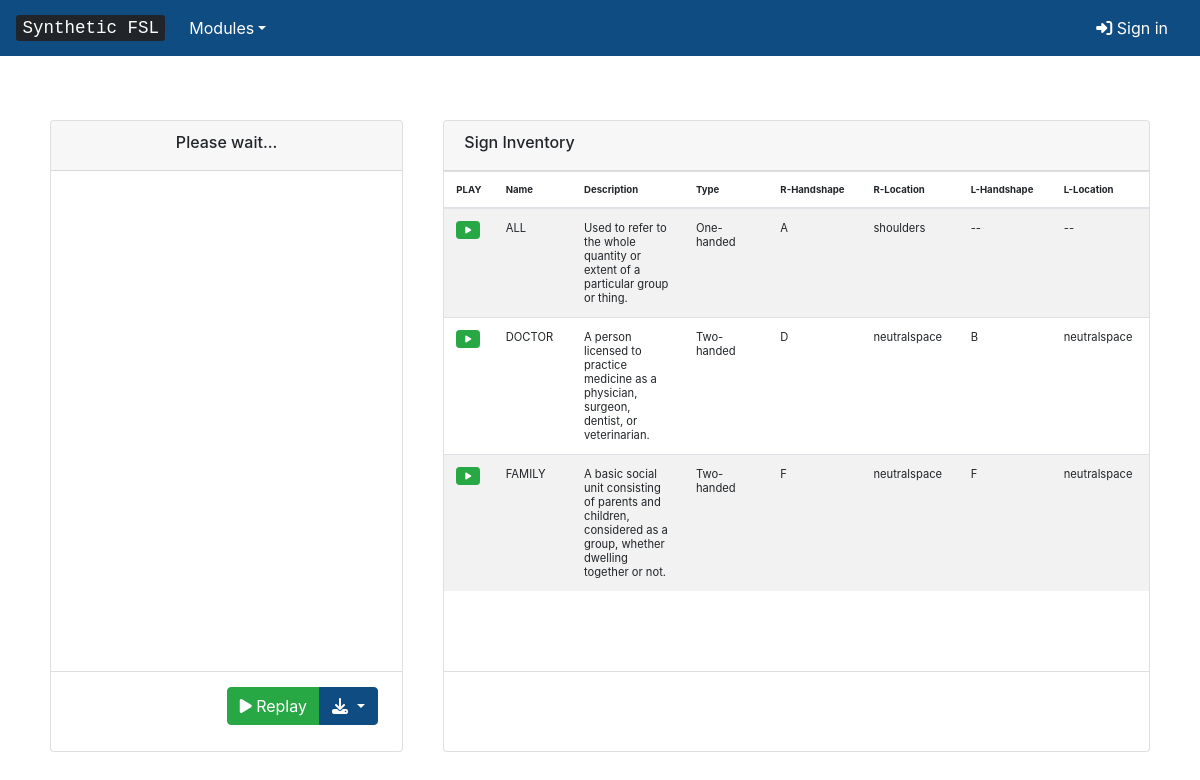
Page /signs/ on the committed database.
### inventory/models.py (models this page shows, shortened)
class Sign(models.Model):
	name = models.CharField(max_length=200, verbose_name='Name')
	description = models.TextField(verbose_name='Description')
	twoHanded = models.BooleanField(default=False)
	rightHandshape = models.ForeignKey(Handshape, verbose_name="Right Handshape", default="1", on_delete=models.CASCADE, related_name='rightHandshape_sign_set')
	rightFingerDirection = models.CharField(max_length=5, verbose_name='Right External Finger Direction', default='')
	rightPalmOrientation = models.CharField(max_length=5, verbose_name='Right Palm Orientation', default='')
	leftHandshape = models.ForeignKey(Handshape, verbose_name="Left Handshape", default="1", on_delete=models.CASCADE, related_name='leftHandshape_sign_set')
	leftFingerDirection = models.CharField(max_length=5, verbose_name='Left External Finger Direction', default='')
	leftPalmOrientation = models.CharField(max_length=5, verbose_name='Left Palm Orientation', default='')
	locationType = models.CharField(max_length=20, verbose_name='Location Type', default='')
	rightLocation = models.CharField(max_length=20, verbose_name='Right Hand Location', default='')
	rightLocationSide = models.CharField(max_length=20, verbose_name='Right Hand Location Side', default='')
	rightLocationContact = models.CharField(max_length=20, verbose_name='Right Hand Location Contact', default='')
	leftLocation = models.CharField(max_length=20, verbose_name='Left Hand Location', default='')
	leftLocationSide = models.CharField(max_length=20, verbose_name='Left Hand Location Contact', default='')
	leftLocationContact = models.CharField(max_length=20, verbose_name='Left Hand Location Side', default='')
	constellationContact = models.CharField(max_length=20, verbose_name='Constellation Contact', default='')
	constellationLocation = models.CharField(max_length=20, verbose_name='Constellation Location', default='')
	constellationLocationSide = models.CharField(max_length=20, verbose_name='Constellation Location Side', default='')
	constellationLocationContact = models.CharField(max_length=20, verbose_name='Constellation Location Contact', default='')
	rightContactType = models.CharField(max_length=20, verbose_name='Right Contact Type', default='')
	leftContactType = models.CharField(max_length=20, verbose_name='Left Contact Type', default='')
	rightContactFinger = models.CharField(max_length=5, verbose_name='Constellation Location Contact', default='')
	rightContactPart = models.CharField(max_length=20, verbose_name='Right Contact Part', default='')
	rightContactSide = models.CharField(max_length=20, verbose_name='Right Contact Side', default='')
	leftContactFinger = models.CharField(max_length=20, verbose_name='Right Contact Side', default='')
	leftContactPart = models.CharField(max_length=20, verbose_name='Right Contact Side', default='')
	leftContactSide = models.CharField(max_length=20, verbose_name='Right Contact Side', default='')
	sigml = models.TextField(default="<sigml></sigml>");
	rightMotionSequence = ListTextField(base_field=models.CharField(max_length=1000), size=10,)
	rightMotionTags = ListTextField(base_field=models.CharField(max_length=500), size=10,)
	rightTargetConfigs = ListTextField(base_field=models.CharField(max_length=500), size=10,)
	rightTargetLocs = ListTextField(base_field=models.CharField(max_length=500), size=10,)
	leftMotionSequence = ListTextField(base_field=models.CharField(max_length=1000), size=10,)
	leftMotionTags = ListTextField(base_field=models.CharField(max_length=500), size=10,)
	leftTargetConfigs = ListTextField(base_field=models.CharField(max_length=500), size=10,)
	leftTargetLocs = ListTextField(base_field=models.CharField(max_length=500), size=10,)
	nondom = models.BooleanField(default=False)
	motionType = models.CharField(max_length=20, verbose_name='Motion Type', default='split')
	symmetry = models.CharField(max_length=7, verbose_name='Symmetry', default='split')
	outofphase = models.BooleanField(default=False)
	class Meta:
		ordering = ['name']

class Handshape(models.Model):
	name = models.CharField(max_length=200, verbose_name='Name')
	description = models.TextField(verbose_name='Description')
	created_date = models.DateTimeField(default=timezone.now, verbose_name='Date')
	handshape = models.CharField(max_length=20, verbose_name='Handshape', default="None")
	thumbpos = models.CharField(max_length=20, verbose_name='Thumb Position', default="None")
	specialfingers = models.CharField(max_length=20, verbose_name='Special Fingers', default="None")
	mainbend = models.CharField(max_length=20, verbose_name='Main Bend', default="None")
	bend1_1 = models.FloatField(default=0)
	bend1_2 = models.FloatField(default=0)
	bend1_3 = models.FloatField(default=0)
	bend1_4 = models.FloatField(default=0)
	bend1_5 = models.FloatField(default=0)
	bend2_1 = models.FloatField(default=0)
	bend2_2 = models.FloatField(default=0)
	bend2_3 = models.FloatField(default=0)
	bend2_4 = models.FloatField(default=0)
	bend3_1 = models.FloatField(default=0)
	bend3_2 = models.FloatField(default=0)
	bend3_3 = models.FloatField(default=0)
	bend3_4 = models.FloatField(default=0)
	bend4_1 = models.FloatField(default=0)
	bend4_2 = models.FloatField(default=0)
	bend4_3 = models.FloatField(default=0)
	bend4_4 = models.FloatField(default=0)
	bend5_1 = models.FloatField(default=0)
	bend5_2 = models.FloatField(default=0)
	bend5_3 = models.FloatField(default=0)
	bend5_4 = models.FloatField(default=0)
	sigml = models.TextField(default="<sigml></sigml>")
	class Meta:
		ordering = ['name']

### inventory/views.py (the view)
# urls.py: path('signs/', views.sign_list, name='sign_list'),
def sign_list(request):
	signs = Sign.objects.all()
	context = {'signs' : signs}
	return render(request, 'inventory/sign_list.html', context)

### inventory/templates/inventory/sign_list.html (shortened to what this page needs)
{% extends 'inventory/avatargui.html' %}
{% block info %}
<div class="card">
	<h6 class="card-header" style="height:50px;">Sign Inventory</h6>
	<div class="card-body" style="height:500px;padding: 0px;overflow-y: scroll;">
			<table class="table table-striped mb-0">
				<thead style="text-align: left;font-size: 0.6rem;">
					<tr>
						<th scope="col" style="word-wrap:break-word;width:50px;height:35px;">PLAY</th>
						<th scope="col" style="word-wrap:break-word;width:90px;height:35px;">Name</th>
						<th scope="col" style="word-wrap:break-word;width:150px;height:35px;">Description</th>
						<th scope="col" style="word-wrap:break-word;width:90px;height:35px;">Type</th>
						<th scope="col" style="word-wrap:break-word;width:120px;height:35px;">R-Handshape</th>
						<th scope="col" style="word-wrap:break-word;width:105px;height:35px;">R-Location</th>
						<th scope="col" style="word-wrap:break-word;width:120px;height:35px;">L-Handshape</th>
						<th scope="col" style="word-wrap:break-word;width:105px;height:35px;">L-Location</th>
					</tr>
				</thead>
				<tbody>
					{% for sign in signs %}
					<tr>
						<td style="word-wrap:break-word;width:50px;">
							<button class="btn btn-sm btn-success" style="font-size: 0.5rem;" onclick="writesigml('{{ sign.sigml }}');"><i class="fas fa-play"></i></button>
						</td>
						<td style="word-wrap:break-word;width:90px;">
							{{ sign.name }}
						</td>
						<td style="word-wrap:break-word;width:150px;">
							{{ sign.description }}
						</td>
						<td style="word-wrap:break-word;width:120px;">
							{% if sign.twoHanded %}
								Two-handed
							{% else %}
								One-handed
							{% endif %}
						</td>
						<td style="word-wrap:break-word;width:100px;">
							{{ sign.rightHandshape.name }}
						</td>
						<td style="word-wrap:break-word;width:105px;">
							{% if sign.locationType == 'split' %}
								{{ sign.rightLocation }}
							{% else %}
								{{ sign.constellationLocation }}
							{% endif %}
						</td>
						<td style="word-wrap:break-word;width:100px;">
							{% if sign.twoHanded %}
								{{ sign.leftHandshape.name }}
							{% else %}
								--
							{% endif %}
						</td>
						<td style="word-wrap:break-word;width:105px;">
							{% if sign.twoHanded %}
								{% if sign.locationType == 'split' %}
									{{ sign.leftLocation }}
								{% else %}
									{{ sign.constellationLocation }}
								{% endif %}
							{% else %}
								--
							{% endif %}
						</td>
					</tr>
					{% endfor %}
				</tbody>
			</table>
	</div>
	<div class="card-footer bg-transparent" style="height:80px;">
	</div>
</div>
{% endblock %}

### inventory/static/css/style.css (style rules this page uses)
td { text-align: left; }
tbody { font-size: 0.7rem; }

### rows in the picture
Sign: name "ALL", description "Used to refer to the whole quantity or extent of a particular group or thing.", twoHanded "One-handed", rightHandshape.name "A", rightLocation "shoulders"
Sign: name "DOCTOR", description "A person licensed to practice medicine as a physician, surgeon, dentist, or veterinarian.", twoHanded "Two-handed", rightHandshape.name "D", constellationLocation "neutralspace", leftHandshape.name "B"
Sign: name "FAMILY", description "A basic social unit consisting of parents and children, considered as a group, whether dwelling together or not.", twoHanded "Two-handed", rightHandshape.name "F", constellationLocation "neutralspace", leftHandshape.name "F"
